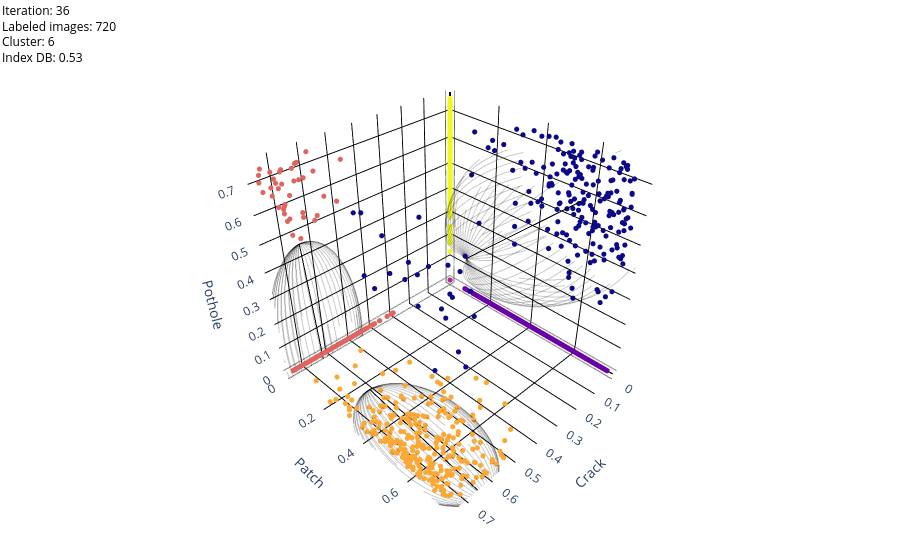

This figure's notebook cell:
### Markdown cell above
## 2. Gaussian mixture model

The GMM receives the three profile components rather than their sum. Each color represents one group, and the dashed black wireframes represent two standard deviations of the Gaussian component. The lowest Davies–Bouldin index determines the number of groups.

### Code cell
gmm_figure = artifacts['interactive']['gmm']
gmm_figure.show(config={'scrollZoom': True, 'displaylogo': False})

### Figure 1 — Plotly figure (JSON) as saved in the notebook; plotly's stock layout.template omitted (floating-point values rounded to 4 significant figures; data arrays with more than 128 entries replaced by an {"elided": "..."} marker saying what was removed)
{"data": [{"hovertemplate": "crack_uncertainty=%{x}<br>patch_uncertainty=%{y}<br>pothole_uncertainty=%{z}<br>cluster=%{marker.color}<extra></extra>", "legendgroup": "", "marker": {"color": {"elided": "3547 int values"}, "coloraxis": "coloraxis", "size": 3, "symbol": "circle"}, "mode": "markers", "name": "", "scene": "scene", "showlegend": false, "type": "scatter3d", "x": {"elided": "3547 float values"}, "y": {"elided": "3547 float values"}, "z": {"elided": "3547 float values"}}, {"hoverinfo": "skip", "line": {"color": "black", "dash": "dash", "width": 2}, "mode": "lines", "opacity": 0.2, "showlegend": false, "type": "scatter3d", "x": {"elided": "10000 float values"}, "y": {"elided": "10000 float values"}, "z": {"elided": "10000 float values"}}, {"hoverinfo": "skip", "line": {"color": "black", "dash": "dash", "width": 2}, "mode": "lines", "opacity": 0.2, "showlegend": false, "type": "scatter3d", "x": {"elided": "10000 float values"}, "y": {"elided": "10000 float values"}, "z": {"elided": "10000 float values"}}, {"hoverinfo": "skip", "line": {"color": "black", "dash": "dash", "width": 2}, "mode": "lines", "opacity": 0.2, "showlegend": false, "type": "scatter3d", "x": {"elided": "10000 float values"}, "y": {"elided": "10000 float values"}, "z": {"elided": "10000 float values"}}, {"hoverinfo": "skip", "line": {"color": "black", "dash": "dash", "width": 2}, "mode": "lines", "opacity": 0.2, "showlegend": false, "type": "scatter3d", "x": {"elided": "10000 float values"}, "y": {"elided": "10000 float values"}, "z": {"elided": "10000 float values"}}, {"hoverinfo": "skip", "line": {"color": "black", "dash": "dash", "width": 2}, "mode": "lines", "opacity": 0.2, "showlegend": false, "type": "scatter3d", "x": {"elided": "10000 float values"}, "y": {"elided": "10000 float values"}, "z": {"elided": "10000 float values"}}, {"hoverinfo": "skip", "line": {"color": "black", "dash": "dash", "width": 2}, "mode": "lines", "opacity": 0.2, "showlegend": false, "type": "scatter3d", "x": {"elided": "10000 float values"}, "y": {"elided": "10000 float values"}, "z": {"elided": "10000 float values"}}], "layout": {"annotations": [{"align": "left", "borderwidth": 1, "font": {"color": "black", "size": 12}, "showarrow": false, "text": "Iteration: 36<br>Labeled images: 720<br>Cluster: 6<br>Index DB: 0.53", "x": 0, "xanchor": "left", "xref": "paper", "y": 1, "yanchor": "top", "yref": "paper"}], "coloraxis": {"colorbar": {"title": {"text": "cluster"}}, "colorscale": [[0, "#0d0887"], [0.1111, "#46039f"], [0.2222, "#7201a8"], [0.3333, "#9c179e"], [0.4444, "#bd3786"], [0.5556, "#d8576b"], [0.6667, "#ed7953"], [0.7778, "#fb9f3a"], [0.8889, "#fdca26"], [1, "#f0f921"]], "showscale": false}, "legend": {"tracegroupgap": 0}, "margin": {"b": 0, "l": 0, "r": 0, "t": 0}, "scene": {"aspectmode": "cube", "camera": {"eye": {"x": 1.5, "y": 1.5, "z": 1.5}}, "domain": {"x": [0, 1], "y": [0, 1]}, "xaxis": {"backgroundcolor": "white", "gridcolor": "black", "range": [-0.0225, 0.7724], "showbackground": true, "title": {"text": "Crack"}}, "yaxis": {"backgroundcolor": "white", "gridcolor": "black", "range": [-0.0225, 0.7724], "showbackground": true, "title": {"text": "Patch"}}, "zaxis": {"backgroundcolor": "white", "gridcolor": "black", "range": [-0.02249, 0.7723], "showbackground": true, "title": {"text": "Pothole"}}}, "showlegend": false}}
